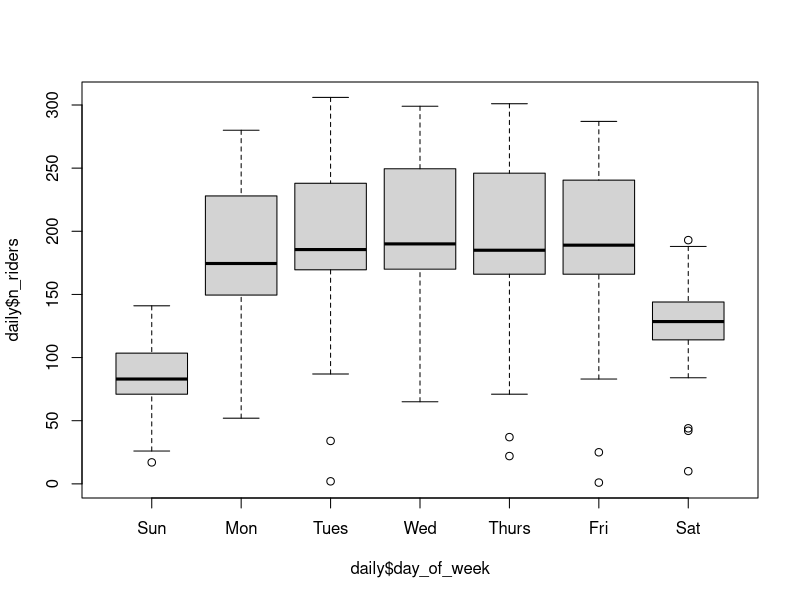
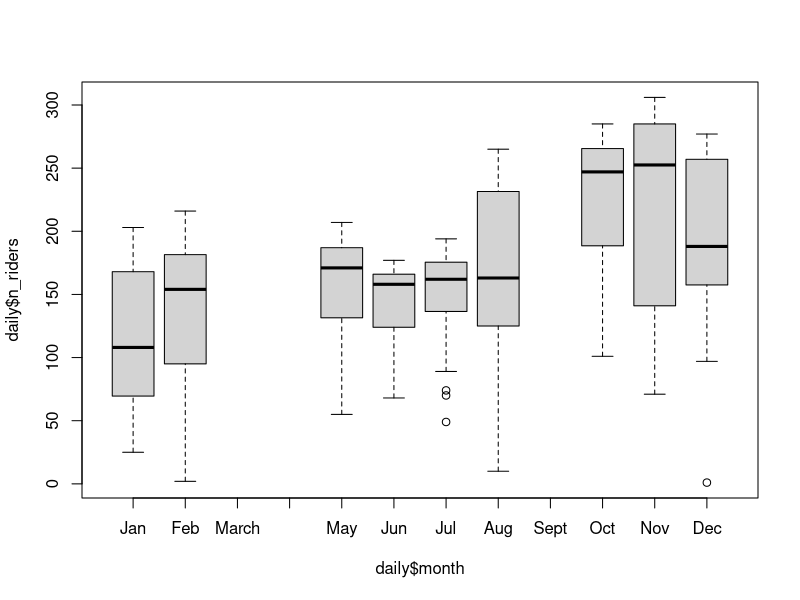

Generate these figures, in order, with R: (Note: this script raises an error after producing the figures.)
## ---- chunk 1
daily <- read.csv("../DATA/daily.csv")
daily$day_of_week <- factor(daily$day_of_week, levels= c("Sun","Mon","Tues","Wed","Thurs","Fri","Sat"))
daily$month <- factor(daily$month, levels= c("Jan","Feb",'March',"April","May","Jun","Jul","Aug","Sept","Oct","Nov","Dec"))
## ---- chunk 2
daily2 <- table(daily$n_riders,daily$day_of_week)

####Make level adjustments first
boxplot(daily$n_riders ~ daily$day_of_week)
boxplot(daily$n_riders ~ daily$month)
## ---- chunk 3

hsit(daily$n_riders, freq=TRUE)
hist(daily$n_riders, freq=FALSE, main = "Daily Riders")
lines(seq(0,400), dnorm(seq(0,400),mean(daily$n_riders), sd(daily$n_riders)), col = "red", lwd = 2, type = "l")
## ---- chunk 4
d <- density(daily$n_riders)
plot(d, main = "Density of riders")
fun <- dnorm(seq(1,364), mean = mean(daily$n_riders), sd = sd(daily$n_riders))
lines(seq(1,364), fun, col = 2)
## ---- chunk 5
plot(x= daily$n_rides, y= daily$n_riders, pch = 16)
abline(lm(daily$n_riders ~ daily$n_rides), col = "red", lwd = 3)
abline(h = mean(daily$n_riders))
abline(v = mean(daily$n_rides))
## ---- chunk 6
ggplot(daily, aes(x=n_rides,y=n_riders)) +
  geom_point() +
  geom_smooth()
